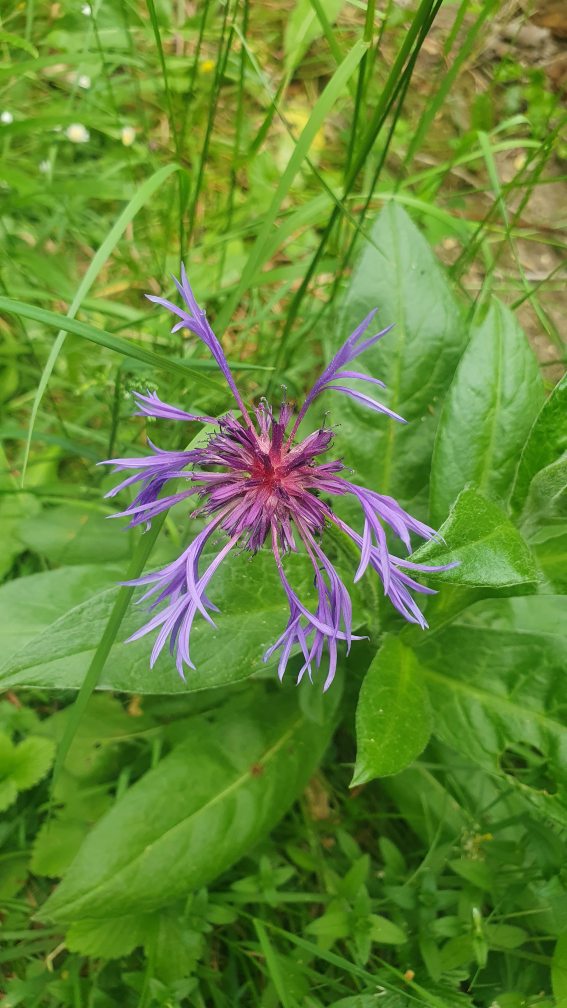
#> input picture Worksheet2/original.jpg, 2268 x 4032 px (shown at 1/4 size); the run also reads 1 picture not shown here
$ python task3-d.py
#> lines starting #> are read from the running program, lines starting #| are printed output that depends on the picture
import cv2
import numpy as np
import matplotlib.pyplot as plt
from PIL import Image

# Load original and received image
original = np.array(Image.open("original.jpg").convert("RGB"))
#> original is the input picture: shape (4032, 2268, 3); mean R, G, B 99.8, 135.8, 53
received = np.array(Image.open("received.jpg").convert("RGB"))


orig_h, orig_w = original.shape[:2]
#> orig_h = 4032; orig_w = 2268
recv_h, recv_w = received.shape[:2]
#> recv_h = 2048; recv_w = 1152

# crop of original picture
x_orig, y_orig, w_crop, h_crop = 1000, 2000, 300, 300

# Calculate relative positions
rel_x = x_orig / orig_w
#> rel_x = 0.441
rel_y = y_orig / orig_h
#> rel_y = 0.496
rel_w = w_crop / orig_w
#> rel_w = 0.132
rel_h = h_crop / orig_h
#> rel_h = 0.0744

# Crop in received image
x_recv = int(rel_x * recv_w)
#> x_recv = 507
y_recv = int(rel_y * recv_h)
#> y_recv = 1015
w_recv = int(rel_w * recv_w)
#> w_recv = 152
h_recv = int(rel_h * recv_h)
#> h_recv = 152

# Crops extrahieren
orig_crop = original[y_orig:y_orig+h_crop, x_orig:x_orig+w_crop]
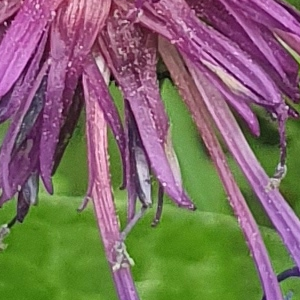
#> orig_crop: shape (300, 300, 3); mean R, G, B 126.4, 109.2, 99.9
recv_crop = received[y_recv:y_recv+h_recv, x_recv:x_recv+w_recv]
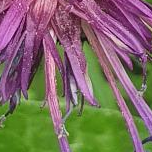
#> recv_crop: shape (152, 152, 3); mean R, G, B 126.5, 108.4, 100.1

# Resize so its comparable
target_size = (min(orig_crop.shape[1], recv_crop.shape[1]),
               min(orig_crop.shape[0], recv_crop.shape[0]))
#> target_size = (152, 152)

orig_crop_resized = cv2.resize(orig_crop, target_size)
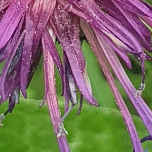
#> orig_crop_resized: shape (152, 152, 3); mean R, G, B 126.2, 109, 99.7
recv_crop_resized = cv2.resize(recv_crop, target_size)

# calculate difference
difference = cv2.absdiff(orig_crop_resized, recv_crop_resized)
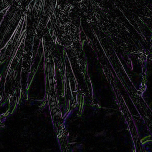
#> difference: shape (152, 152, 3); mean R, G, B 17.1, 16.7, 18.1

# show difference
plt.figure(figsize=(12, 4))
plt.subplot(1, 3, 1)
plt.imshow(orig_crop_resized)
plt.title("Original Patch")
plt.axis('off')

plt.subplot(1, 3, 2)
plt.imshow(recv_crop_resized)
plt.title("Received Patch")
plt.axis('off')

plt.subplot(1, 3, 3)
plt.imshow(difference)
plt.title("Difference")
plt.axis('off')

plt.tight_layout()
plt.show()
